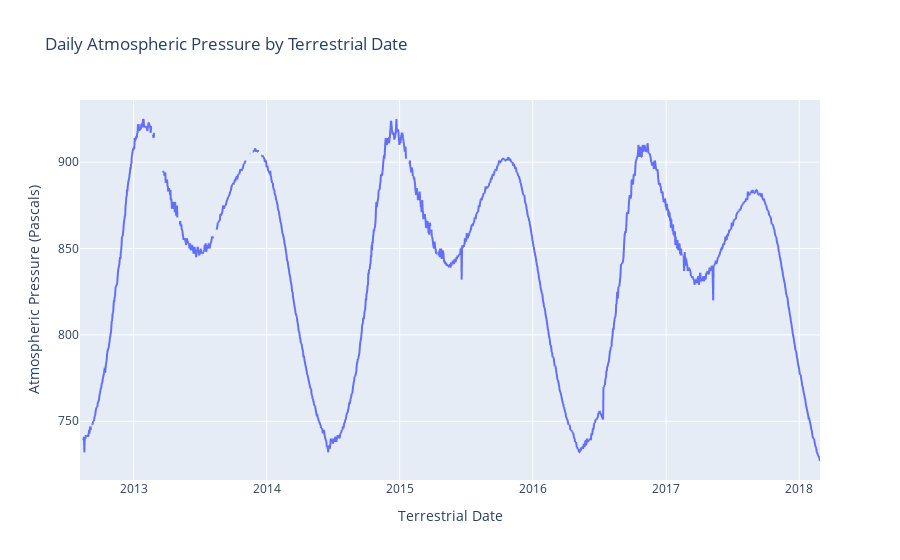

Write notebook code for a chart like this one.
### Code cell
# Plot a line chart of the daily atmospheric pressure by terrestrial date
# note: you do not need to modify the dataframe 
# use the original one you loaded at the beginning of the milestone.
px.line(df, x='terrestrial_date', y='pressure', title="Daily Atmospheric Pressure by Terrestrial Date", labels={'pressure': 'Atmospheric Pressure (Pascals)', 'terrestrial_date': 'Terrestrial Date'}).show()

### Figure 1 — Plotly figure (JSON) as saved in the notebook; plotly's stock layout.template omitted (floating-point values rounded to 4 significant figures; data arrays with more than 128 entries replaced by an {"elided": "..."} marker saying what was removed)
{"data": [{"hovertemplate": "Terrestrial Date=%{x}<br>Atmospheric Pressure (Pascals)=%{y}<extra></extra>", "legendgroup": "", "line": {"color": "#636efa", "dash": "solid"}, "marker": {"symbol": "circle"}, "mode": "lines", "name": "", "showlegend": false, "type": "scattergl", "x": {"elided": "1894 str values"}, "xaxis": "x", "y": {"elided": "1894 int values"}, "yaxis": "y"}], "layout": {"autosize": true, "legend": {"tracegroupgap": 0}, "title": {"text": "Daily Atmospheric Pressure by Terrestrial Date"}, "xaxis": {"anchor": "y", "autorange": true, "domain": [0, 1], "range": ["2012-08-07", "2018-02-27"], "title": {"text": "Terrestrial Date"}, "type": "date"}, "yaxis": {"anchor": "x", "autorange": true, "domain": [0, 1], "range": [716, 936], "title": {"text": "Atmospheric Pressure (Pascals)"}, "type": "linear"}}}
